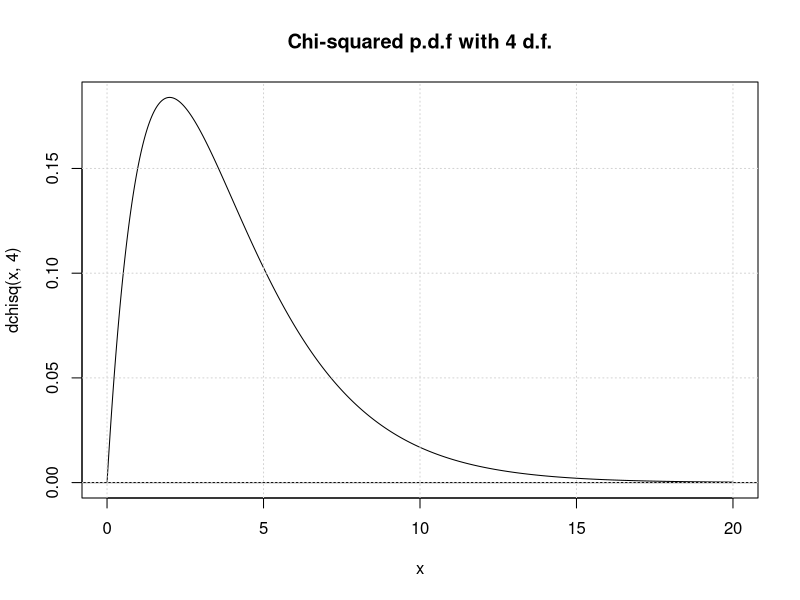

Write the R code that produced this figure.
## ---- chunk 1
#Chi-squared density with d.f. d=4
x=seq(from=0,to=20,length.out=1000)
plot(x,dchisq(x,4),type='l',main='Chi-squared p.d.f with 4 d.f.')
abline(h=0)
grid()
